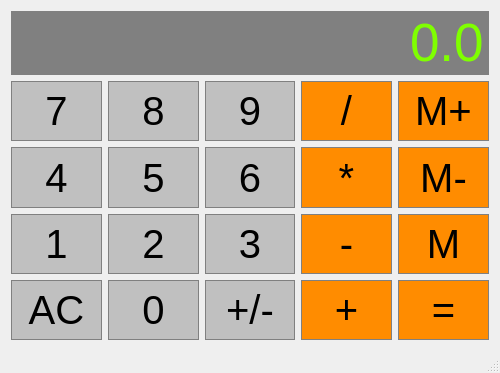
<?xml version="1.0" encoding="UTF-8"?>
<ui version="4.0">
 <class>Calculator</class>
 <widget class="QMainWindow" name="Calculator">
  <property name="geometry">
   <rect>
    <x>0</x>
    <y>0</y>
    <width>500</width>
    <height>373</height>
   </rect>
  </property>
  <property name="sizePolicy">
   <sizepolicy hsizetype="Preferred" vsizetype="Preferred">
    <horstretch>0</horstretch>
    <verstretch>0</verstretch>
   </sizepolicy>
  </property>
  <property name="windowTitle">
   <string>Calculator</string>
  </property>
  <widget class="QWidget" name="centralWidget">
   <layout class="QGridLayout" name="gridLayout">
    <item row="4" column="0">
     <widget class="QPushButton" name="clear">
      <property name="sizePolicy">
       <sizepolicy hsizetype="Preferred" vsizetype="Preferred">
        <horstretch>0</horstretch>
        <verstretch>0</verstretch>
       </sizepolicy>
      </property>
      <property name="font">
       <font>
        <pointsize>30</pointsize>
       </font>
      </property>
      <property name="styleSheet">
       <string notr="true">QPushButton{
	background-color:#C0C0C0;
	border:1px solid gray;
	padding: 5px;
}

QPushButton:pressed{
	background-color:#A9A9A9;
	border:1px solid gray;
	padding: 5px;
}</string>
      </property>
      <property name="text">
       <string>AC</string>
      </property>
     </widget>
    </item>
    <item row="1" column="2">
     <widget class="QPushButton" name="pushButton9">
      <property name="sizePolicy">
       <sizepolicy hsizetype="Preferred" vsizetype="Preferred">
        <horstretch>0</horstretch>
        <verstretch>0</verstretch>
       </sizepolicy>
      </property>
      <property name="font">
       <font>
        <pointsize>30</pointsize>
       </font>
      </property>
      <property name="styleSheet">
       <string notr="true">QPushButton{
	background-color:#C0C0C0;
	border:1px solid gray;
	padding: 5px;
}

QPushButton:pressed{
	background-color:#A9A9A9;
	border:1px solid gray;
	padding: 5px;
}</string>
      </property>
      <property name="text">
       <string>9</string>
      </property>
     </widget>
    </item>
    <item row="3" column="0">
     <widget class="QPushButton" name="pushButton1">
      <property name="sizePolicy">
       <sizepolicy hsizetype="Preferred" vsizetype="Preferred">
        <horstretch>0</horstretch>
        <verstretch>0</verstretch>
       </sizepolicy>
      </property>
      <property name="font">
       <font>
        <pointsize>30</pointsize>
       </font>
      </property>
      <property name="styleSheet">
       <string notr="true">QPushButton{
	background-color:#C0C0C0;
	border:1px solid gray;
	padding: 5px;
}

QPushButton:pressed{
	background-color:#A9A9A9;
	border:1px solid gray;
	padding: 5px;
}</string>
      </property>
      <property name="text">
       <string>1</string>
      </property>
     </widget>
    </item>
    <item row="3" column="1">
     <widget class="QPushButton" name="pushButton2">
      <property name="sizePolicy">
       <sizepolicy hsizetype="Preferred" vsizetype="Preferred">
        <horstretch>0</horstretch>
        <verstretch>0</verstretch>
       </sizepolicy>
      </property>
      <property name="font">
       <font>
        <pointsize>30</pointsize>
       </font>
      </property>
      <property name="styleSheet">
       <string notr="true">QPushButton{
	background-color:#C0C0C0;
	border:1px solid gray;
	padding: 5px;
}

QPushButton:pressed{
	background-color:#A9A9A9;
	border:1px solid gray;
	padding: 5px;
}</string>
      </property>
      <property name="text">
       <string>2</string>
      </property>
     </widget>
    </item>
    <item row="2" column="1">
     <widget class="QPushButton" name="pushButton5">
      <property name="sizePolicy">
       <sizepolicy hsizetype="Preferred" vsizetype="Preferred">
        <horstretch>0</horstretch>
        <verstretch>0</verstretch>
       </sizepolicy>
      </property>
      <property name="font">
       <font>
        <pointsize>30</pointsize>
       </font>
      </property>
      <property name="styleSheet">
       <string notr="true">QPushButton{
	background-color:#C0C0C0;
	border:1px solid gray;
	padding: 5px;
}

QPushButton:pressed{
	background-color:#A9A9A9;
	border:1px solid gray;
	padding: 5px;
}</string>
      </property>
      <property name="text">
       <string>5</string>
      </property>
     </widget>
    </item>
    <item row="2" column="0">
     <widget class="QPushButton" name="pushButton4">
      <property name="sizePolicy">
       <sizepolicy hsizetype="Preferred" vsizetype="Preferred">
        <horstretch>0</horstretch>
        <verstretch>0</verstretch>
       </sizepolicy>
      </property>
      <property name="font">
       <font>
        <pointsize>30</pointsize>
       </font>
      </property>
      <property name="styleSheet">
       <string notr="true">QPushButton{
	background-color:#C0C0C0;
	border:1px solid gray;
	padding: 5px;
}

QPushButton:pressed{
	background-color:#A9A9A9;
	border:1px solid gray;
	padding: 5px;
}</string>
      </property>
      <property name="text">
       <string>4</string>
      </property>
     </widget>
    </item>
    <item row="1" column="1">
     <widget class="QPushButton" name="pushButton8">
      <property name="sizePolicy">
       <sizepolicy hsizetype="Preferred" vsizetype="Preferred">
        <horstretch>0</horstretch>
        <verstretch>0</verstretch>
       </sizepolicy>
      </property>
      <property name="font">
       <font>
        <pointsize>30</pointsize>
       </font>
      </property>
      <property name="styleSheet">
       <string notr="true">QPushButton{
	background-color:#C0C0C0;
	border:1px solid gray;
	padding: 5px;
}

QPushButton:pressed{
	background-color:#A9A9A9;
	border:1px solid gray;
	padding: 5px;
}</string>
      </property>
      <property name="text">
       <string>8</string>
      </property>
     </widget>
    </item>
    <item row="3" column="2">
     <widget class="QPushButton" name="pushButton3">
      <property name="sizePolicy">
       <sizepolicy hsizetype="Preferred" vsizetype="Preferred">
        <horstretch>0</horstretch>
        <verstretch>0</verstretch>
       </sizepolicy>
      </property>
      <property name="font">
       <font>
        <pointsize>30</pointsize>
       </font>
      </property>
      <property name="layoutDirection">
       <enum>Qt::LeftToRight</enum>
      </property>
      <property name="styleSheet">
       <string notr="true">QPushButton{
	background-color:#C0C0C0;
	border:1px solid gray;
	padding: 5px;
}

QPushButton:pressed{
	background-color:#A9A9A9;
	border:1px solid gray;
	padding: 5px;
}</string>
      </property>
      <property name="text">
       <string>3</string>
      </property>
     </widget>
    </item>
    <item row="2" column="2">
     <widget class="QPushButton" name="pushButton6">
      <property name="sizePolicy">
       <sizepolicy hsizetype="Preferred" vsizetype="Preferred">
        <horstretch>0</horstretch>
        <verstretch>0</verstretch>
       </sizepolicy>
      </property>
      <property name="font">
       <font>
        <pointsize>30</pointsize>
       </font>
      </property>
      <property name="styleSheet">
       <string notr="true">QPushButton{
	background-color:#C0C0C0;
	border:1px solid gray;
	padding: 5px;
}

QPushButton:pressed{
	background-color:#A9A9A9;
	border:1px solid gray;
	padding: 5px;
}</string>
      </property>
      <property name="text">
       <string>6</string>
      </property>
     </widget>
    </item>
    <item row="1" column="3">
     <widget class="QPushButton" name="Divide">
      <property name="sizePolicy">
       <sizepolicy hsizetype="Preferred" vsizetype="Preferred">
        <horstretch>0</horstretch>
        <verstretch>0</verstretch>
       </sizepolicy>
      </property>
      <property name="font">
       <font>
        <pointsize>30</pointsize>
       </font>
      </property>
      <property name="styleSheet">
       <string notr="true">QPushButton{
	background-color:#FF8C00;
	border:1px solid gray;
	padding: 5px;
}

QPushButton:pressed{
	background-color:#A9A9A9;
	border:1px solid gray;
	padding: 5px;
}</string>
      </property>
      <property name="text">
       <string>/</string>
      </property>
     </widget>
    </item>
    <item row="4" column="2">
     <widget class="QPushButton" name="ChangeSign">
      <property name="sizePolicy">
       <sizepolicy hsizetype="Preferred" vsizetype="Preferred">
        <horstretch>0</horstretch>
        <verstretch>0</verstretch>
       </sizepolicy>
      </property>
      <property name="font">
       <font>
        <pointsize>30</pointsize>
       </font>
      </property>
      <property name="styleSheet">
       <string notr="true">QPushButton{
	background-color:#C0C0C0;
	border:1px solid gray;
	padding: 5px;
}

QPushButton:pressed{
	background-color:#A9A9A9;
	border:1px solid gray;
	padding: 5px;
}</string>
      </property>
      <property name="text">
       <string>+/-</string>
      </property>
     </widget>
    </item>
    <item row="1" column="0">
     <widget class="QPushButton" name="pushButton7">
      <property name="sizePolicy">
       <sizepolicy hsizetype="Preferred" vsizetype="Preferred">
        <horstretch>0</horstretch>
        <verstretch>0</verstretch>
       </sizepolicy>
      </property>
      <property name="font">
       <font>
        <pointsize>30</pointsize>
       </font>
      </property>
      <property name="styleSheet">
       <string notr="true">QPushButton{
	background-color:#C0C0C0;
	border:1px solid gray;
	padding: 5px;
}

QPushButton:pressed{
	background-color:#A9A9A9;
	border:1px solid gray;
	padding: 5px;
}</string>
      </property>
      <property name="text">
       <string>7</string>
      </property>
     </widget>
    </item>
    <item row="4" column="1">
     <widget class="QPushButton" name="pushButton0">
      <property name="sizePolicy">
       <sizepolicy hsizetype="Preferred" vsizetype="Preferred">
        <horstretch>0</horstretch>
        <verstretch>0</verstretch>
       </sizepolicy>
      </property>
      <property name="font">
       <font>
        <pointsize>30</pointsize>
       </font>
      </property>
      <property name="styleSheet">
       <string notr="true">QPushButton{
	background-color:#C0C0C0;
	border:1px solid gray;
	padding: 5px;
}

QPushButton:pressed{
	background-color:#A9A9A9;
	border:1px solid gray;
	padding: 5px;
}</string>
      </property>
      <property name="text">
       <string>0</string>
      </property>
     </widget>
    </item>
    <item row="3" column="3">
     <widget class="QPushButton" name="Subtract">
      <property name="sizePolicy">
       <sizepolicy hsizetype="Preferred" vsizetype="Preferred">
        <horstretch>0</horstretch>
        <verstretch>0</verstretch>
       </sizepolicy>
      </property>
      <property name="font">
       <font>
        <pointsize>30</pointsize>
       </font>
      </property>
      <property name="styleSheet">
       <string notr="true">QPushButton{
	background-color:#FF8C00;
	border:1px solid gray;
	padding: 5px;
}

QPushButton:pressed{
	background-color:#A9A9A9;
	border:1px solid gray;
	padding: 5px;
}</string>
      </property>
      <property name="text">
       <string>-</string>
      </property>
     </widget>
    </item>
    <item row="4" column="3">
     <widget class="QPushButton" name="Add">
      <property name="sizePolicy">
       <sizepolicy hsizetype="Preferred" vsizetype="Preferred">
        <horstretch>0</horstretch>
        <verstretch>0</verstretch>
       </sizepolicy>
      </property>
      <property name="font">
       <font>
        <pointsize>30</pointsize>
       </font>
      </property>
      <property name="styleSheet">
       <string notr="true">QPushButton{
	background-color:#FF8C00;
	border:1px solid gray;
	padding: 5px;
}

QPushButton:pressed{
	background-color:#A9A9A9;
	border:1px solid gray;
	padding: 5px;
}</string>
      </property>
      <property name="text">
       <string>+</string>
      </property>
     </widget>
    </item>
    <item row="2" column="3">
     <widget class="QPushButton" name="Multiplay">
      <property name="sizePolicy">
       <sizepolicy hsizetype="Preferred" vsizetype="Preferred">
        <horstretch>0</horstretch>
        <verstretch>0</verstretch>
       </sizepolicy>
      </property>
      <property name="font">
       <font>
        <pointsize>30</pointsize>
       </font>
      </property>
      <property name="styleSheet">
       <string notr="true">QPushButton{
	background-color:#FF8C00;
	border:1px solid gray;
	padding: 5px;
}

QPushButton:pressed{
	background-color:#A9A9A9;
	border:1px solid gray;
	padding: 5px;
}</string>
      </property>
      <property name="text">
       <string>*</string>
      </property>
     </widget>
    </item>
    <item row="1" column="4">
     <widget class="QPushButton" name="MemAdd">
      <property name="sizePolicy">
       <sizepolicy hsizetype="Minimum" vsizetype="Preferred">
        <horstretch>0</horstretch>
        <verstretch>0</verstretch>
       </sizepolicy>
      </property>
      <property name="font">
       <font>
        <pointsize>30</pointsize>
       </font>
      </property>
      <property name="styleSheet">
       <string notr="true">QPushButton{
	background-color:#FF8C00;
	border:1px solid gray;
	padding: 5px;
}

QPushButton:pressed{
	background-color:#A9A9A9;
	border:1px solid gray;
	padding: 5px;
}</string>
      </property>
      <property name="text">
       <string>M+</string>
      </property>
     </widget>
    </item>
    <item row="2" column="4">
     <widget class="QPushButton" name="MemClear">
      <property name="sizePolicy">
       <sizepolicy hsizetype="Minimum" vsizetype="Preferred">
        <horstretch>0</horstretch>
        <verstretch>0</verstretch>
       </sizepolicy>
      </property>
      <property name="font">
       <font>
        <pointsize>30</pointsize>
       </font>
      </property>
      <property name="styleSheet">
       <string notr="true">QPushButton{
	background-color:#FF8C00;
	border:1px solid gray;
	padding: 5px;
}

QPushButton:pressed{
	background-color:#A9A9A9;
	border:1px solid gray;
	padding: 5px;
}</string>
      </property>
      <property name="text">
       <string>M-</string>
      </property>
     </widget>
    </item>
    <item row="3" column="4">
     <widget class="QPushButton" name="MemGet">
      <property name="sizePolicy">
       <sizepolicy hsizetype="Minimum" vsizetype="Preferred">
        <horstretch>0</horstretch>
        <verstretch>0</verstretch>
       </sizepolicy>
      </property>
      <property name="font">
       <font>
        <pointsize>30</pointsize>
       </font>
      </property>
      <property name="styleSheet">
       <string notr="true">QPushButton{
	background-color:#FF8C00;
	border:1px solid gray;
	padding: 5px;
}

QPushButton:pressed{
	background-color:#A9A9A9;
	border:1px solid gray;
	padding: 5px;
}</string>
      </property>
      <property name="text">
       <string>M</string>
      </property>
     </widget>
    </item>
    <item row="4" column="4">
     <widget class="QPushButton" name="Equals">
      <property name="sizePolicy">
       <sizepolicy hsizetype="Minimum" vsizetype="Preferred">
        <horstretch>0</horstretch>
        <verstretch>0</verstretch>
       </sizepolicy>
      </property>
      <property name="font">
       <font>
        <pointsize>30</pointsize>
       </font>
      </property>
      <property name="styleSheet">
       <string notr="true">QPushButton{
	background-color:#FF8C00;
	border:1px solid gray;
	padding: 5px;
}

QPushButton:pressed{
	background-color:#A9A9A9;
	border:1px solid gray;
	padding: 5px;
}</string>
      </property>
      <property name="text">
       <string>=</string>
      </property>
     </widget>
    </item>
    <item row="0" column="0" colspan="5">
     <widget class="QLineEdit" name="Display">
      <property name="sizePolicy">
       <sizepolicy hsizetype="Expanding" vsizetype="Preferred">
        <horstretch>0</horstretch>
        <verstretch>0</verstretch>
       </sizepolicy>
      </property>
      <property name="font">
       <font>
        <pointsize>40</pointsize>
       </font>
      </property>
      <property name="styleSheet">
       <string notr="true">QLineEdit{
	background-color:gray;
	border:1px solid gray;
	color:#7FFF00
}
</string>
      </property>
      <property name="text">
       <string>0.0</string>
      </property>
      <property name="alignment">
       <set>Qt::AlignRight|Qt::AlignTrailing|Qt::AlignVCenter</set>
      </property>
     </widget>
    </item>
   </layout>
  </widget>
  <widget class="QMenuBar" name="menuBar">
   <property name="geometry">
    <rect>
     <x>0</x>
     <y>0</y>
     <width>500</width>
     <height>22</height>
    </rect>
   </property>
  </widget>
  <widget class="QStatusBar" name="statusBar"/>
 </widget>
 <layoutdefault spacing="6" margin="11"/>
 <resources/>
 <connections/>
</ui>
